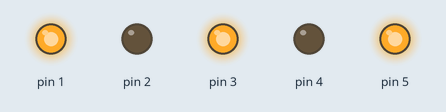
Simulated run of this sketch. Board: Arduino Uno, built with avr-gcc and run on an emulated ATmega328P. Parts: output pins drawn as LEDs (lit = HIGH).

Above: at 0.2 s.
At 1.2 s:
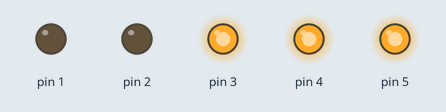
At 2.7 s:
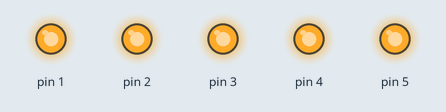
At 3.7 s:
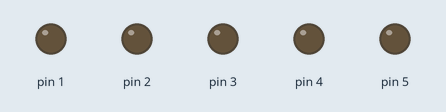
Timing chart, 0 to 4.6 s (numbered marks = the images above):
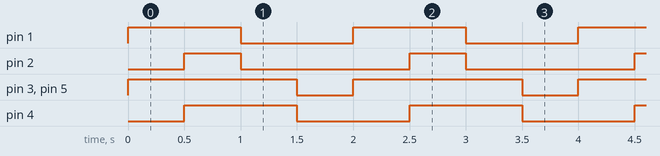

The sketch:

First_Arduino_Circuit.ino
```cpp
// Led order is from right to left!!!

void setup() {
  // put your setup code here, to run once:
  pinMode(1, OUTPUT);
  pinMode(2, OUTPUT);
  pinMode(3, OUTPUT);
  pinMode(4, OUTPUT);
  pinMode(5, OUTPUT);
}

void loop() {
  // put your main code here, to run repeatedly:

  // First Step (1 - 3 - 5)
  digitalWrite(1, HIGH);
  digitalWrite(3, HIGH);
  digitalWrite(5, HIGH);
  delay(500);

  // Second Step (1 - 2 - 3 - 4 - 5)
  digitalWrite(2, HIGH);
  digitalWrite(4, HIGH);
  delay(500);

  // Third Step (3 - 4 - 5)
  digitalWrite(1, LOW);
  digitalWrite(2, LOW);
  digitalWrite(3, HIGH);
  digitalWrite(5, HIGH);
  delay(500);

  // Close All Open Leds
  digitalWrite(3, LOW);
  digitalWrite(4, LOW);
  digitalWrite(5, LOW);
  delay(500);
}
```

Measured:
- by itself, pin 1, pin 4: alternates HIGH for 1.0 s and LOW for 1.0 s
- by itself, pin 2: alternates HIGH for 0.50 s and LOW for 1.5 s
- by itself, pin 3, pin 5: alternates HIGH for 1.5 s and LOW for 0.50 s
